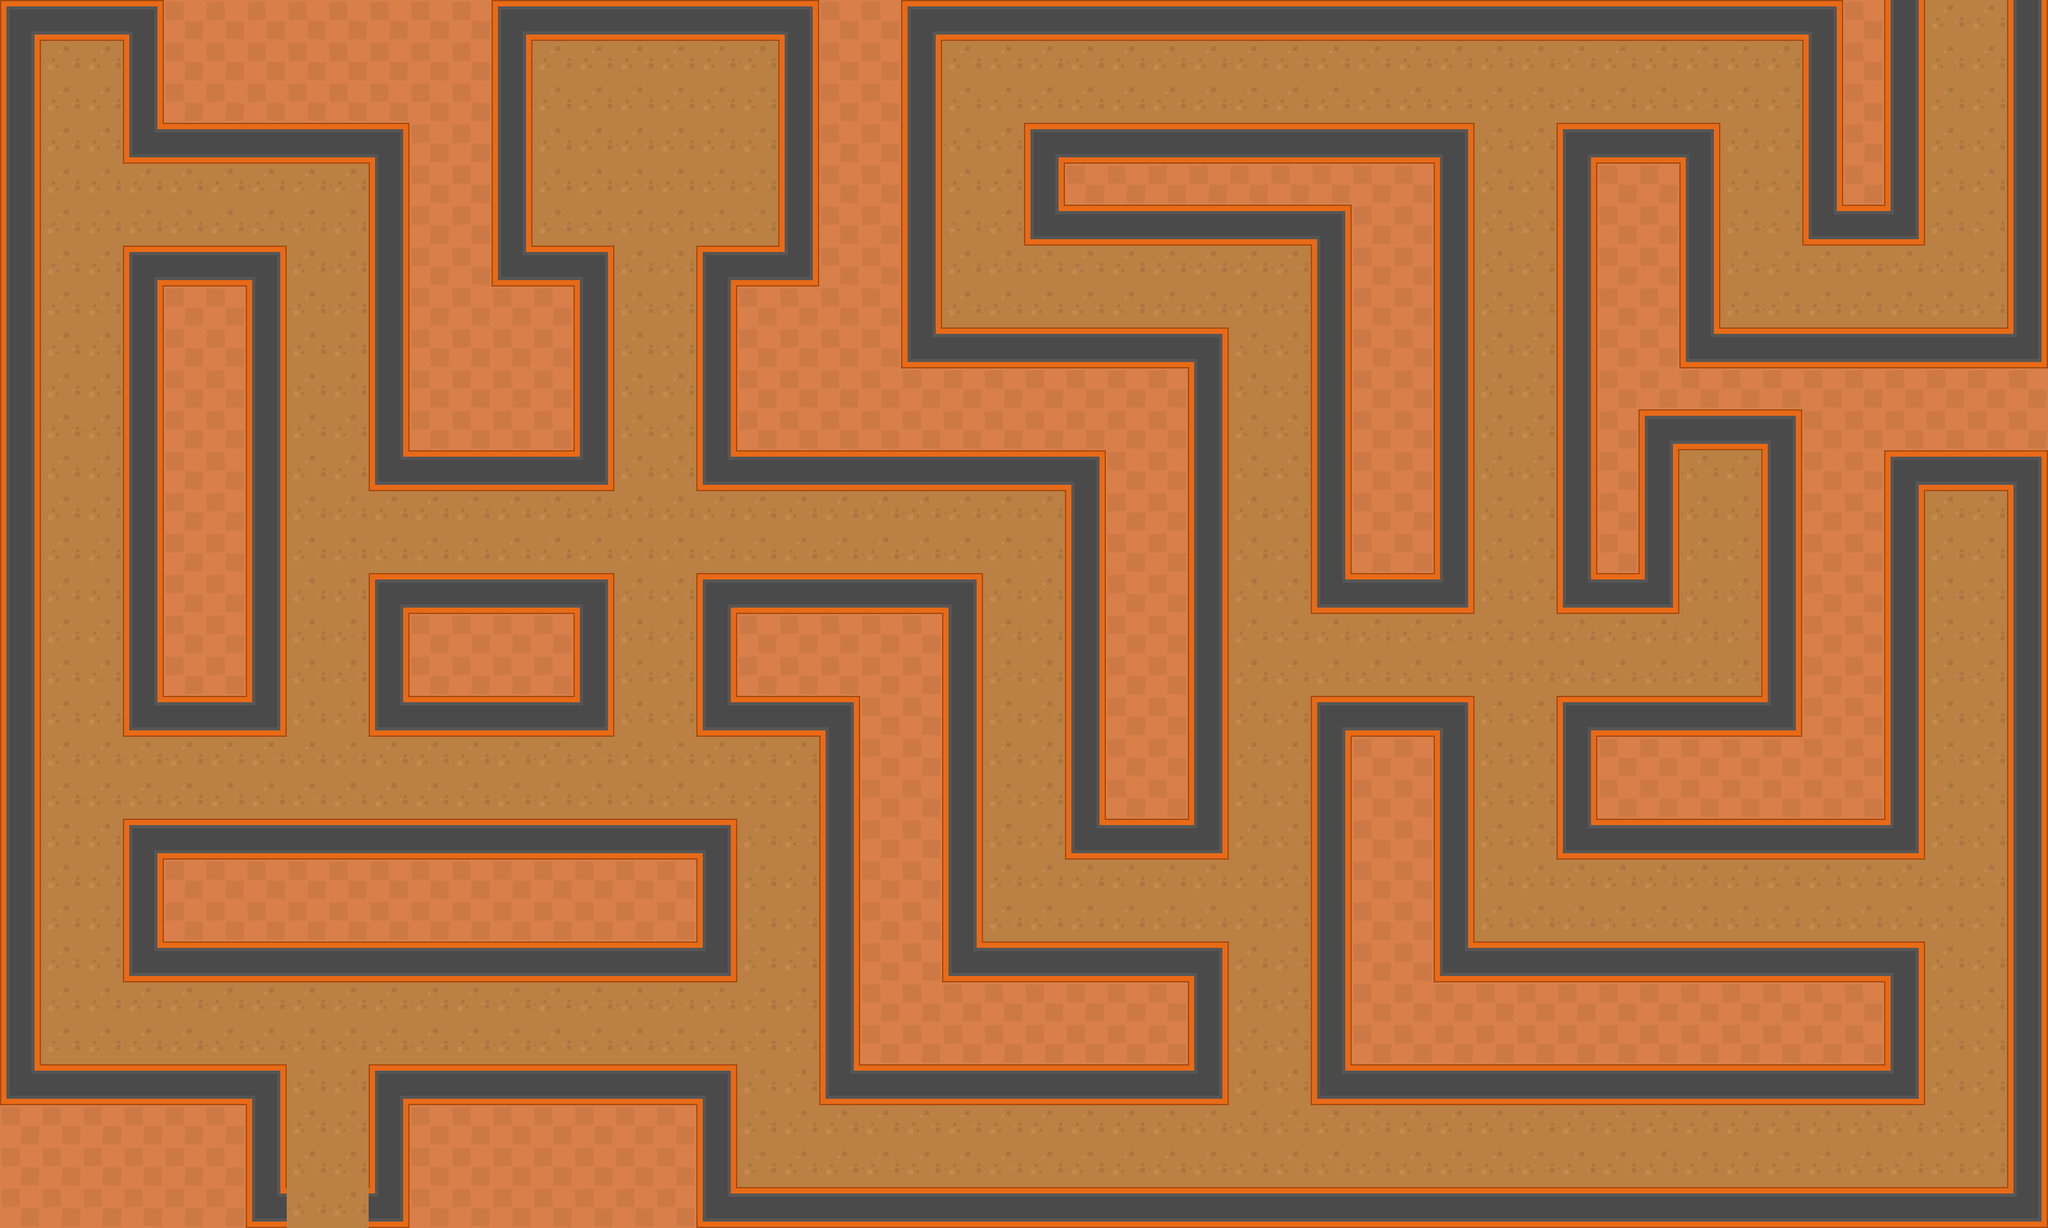

Below is a game level as drawn by its tile map, then a one-line description and the .tmx that defines it (tile-layer data replaced by summaries):
An orthogonal 50x30 tile map with 64x64 px tiles, 2 tile layers (sol, decor) and 97 objects (76x wall, 19x zombie, 2x door).

<map version="1.0" tiledversion="1.0.2" orientation="orthogonal" renderorder="right-down" width="50" height="30" tilewidth="64" tileheight="64" nextobjectid="199">
 <tileset firstgid="1" name="topdown" tilewidth="64" tileheight="64" spacing="10" tilecount="540" columns="27">
  <image source="../img/spritesheet_tiles.png" width="1988" height="1470" />
 </tileset>
 <layer name="sol" width="50" height="30">
  <data>[1500 cells, 1500 non-empty, 8 distinct tile ids]</data>
 </layer>
 <layer name="decor" width="50" height="30">
  <data>[1500 cells, 0 non-empty, 0 distinct tile ids]</data>
 </layer>
 <objectgroup name="wall">
  <object id="1" name="wall" x="1152" y="384" width="128" height="64" />
  <object id="60" name="wall" x="64" y="0" width="128" height="64" />
  <object id="61" name="wall" x="832" y="0" width="384" height="64" />
  <object id="62" name="wall" x="1472" y="0" width="1344" height="64" />
  <object id="63" name="wall" x="3136" y="0" width="64" height="576" />
  <object id="64" name="wall" x="2944" y="0" width="64" height="384" />
  <object id="65" name="wall" x="2496" y="192" width="128" height="64" />
  <object id="66" name="wall" x="2240" y="192" width="64" height="704" />
  <object id="67" name="wall" x="1664" y="192" width="576" height="64" />
  <object id="68" name="wall" x="1408" y="0" width="64" height="576" />
  <object id="69" name="wall" x="1216" y="0" width="64" height="384" />
  <object id="70" name="wall" x="768" y="0" width="64" height="384" />
  <object id="71" name="wall" x="192" y="0" width="64" height="192" />
  <object id="72" name="wall" x="192" y="192" width="384" height="64" />
  <object id="73" name="wall" x="2624" y="192" width="64" height="320" />
  <object id="74" name="wall" x="192" y="384" width="64" height="704" />
  <object id="75" name="wall" x="384" y="384" width="64" height="704" />
  <object id="76" name="wall" x="256" y="384" width="128" height="64" />
  <object id="77" name="wall" x="576" y="192" width="64" height="512" />
  <object id="78" name="wall" x="896" y="384" width="64" height="320" />
  <object id="79" name="wall" x="768" y="384" width="128" height="64" />
  <object id="80" name="wall" x="1088" y="384" width="64" height="320" />
  <object id="81" name="wall" x="1088" y="704" width="576" height="64" />
  <object id="82" name="wall" x="576" y="704" width="384" height="64" />
  <object id="83" name="wall" x="192" y="1088" width="256" height="64" />
  <object id="84" name="wall" x="640" y="896" width="256" height="64" />
  <object id="85" name="wall" x="576" y="1088" width="384" height="64" />
  <object id="86" name="wall" x="896" y="896" width="64" height="192" />
  <object id="87" name="wall" x="576" y="896" width="64" height="192" />
  <object id="88" name="wall" x="1088" y="896" width="384" height="64" />
  <object id="89" name="wall" x="1088" y="960" width="64" height="128" />
  <object id="90" name="wall" x="1088" y="1088" width="192" height="64" />
  <object id="91" name="wall" x="1472" y="896" width="64" height="640" />
  <object id="92" name="wall" x="1280" y="1088" width="64" height="576" />
  <object id="93" name="wall" x="1536" y="1472" width="320" height="64" />
  <object id="94" name="wall" x="1280" y="1664" width="640" height="64" />
  <object id="95" name="wall" x="1856" y="1472" width="64" height="192" />
  <object id="96" name="wall" x="1728" y="1280" width="192" height="64" />
  <object id="97" name="wall" x="1664" y="704" width="64" height="640" />
  <object id="98" name="wall" x="1856" y="512" width="64" height="768" />
  <object id="99" name="wall" x="1472" y="512" width="384" height="64" />
  <object id="100" name="wall" x="1600" y="192" width="64" height="128" />
  <object id="101" name="wall" x="1600" y="320" width="448" height="64" />
  <object id="102" name="wall" x="2048" y="320" width="64" height="576" />
  <object id="103" name="wall" x="2048" y="896" width="256" height="64" />
  <object id="104" name="wall" x="2432" y="192" width="64" height="768" />
  <object id="105" name="wall" x="2496" y="896" width="64" height="64" />
  <object id="106" name="wall" x="2560" y="640" width="64" height="320" />
  <object id="107" name="wall" x="2624" y="640" width="128" height="64" />
  <object id="108" name="wall" x="2752" y="640" width="64" height="512" />
  <object id="109" name="wall" x="2944" y="704" width="64" height="576" />
  <object id="110" name="wall" x="3008" y="704" width="128" height="64" />
  <object id="111" name="wall" x="3136" y="704" width="64" height="1152" />
  <object id="112" name="wall" x="2944" y="1536" width="64" height="128" />
  <object id="113" name="wall" x="2432" y="1280" width="576" height="64" />
  <object id="114" name="wall" x="2496" y="1088" width="256" height="64" />
  <object id="115" name="wall" x="2432" y="1088" width="64" height="192" />
  <object id="116" name="wall" x="2240" y="1088" width="64" height="384" />
  <object id="117" name="wall" x="2112" y="1088" width="128" height="64" />
  <object id="118" name="wall" x="2048" y="1088" width="64" height="576" />
  <object id="119" name="wall" x="2240" y="1472" width="768" height="64" />
  <object id="120" name="wall" x="2048" y="1664" width="960" height="64" />
  <object id="121" name="wall" x="1088" y="1856" width="2112" height="64" />
  <object id="122" name="wall" x="1088" y="1664" width="64" height="192" />
  <object id="123" name="wall" x="640" y="1664" width="448" height="64" />
  <object id="124" name="wall" x="576" y="1664" width="64" height="256" />
  <object id="126" name="wall" x="384" y="1664" width="64" height="256" />
  <object id="127" name="wall" x="0" y="1664" width="384" height="64" />
  <object id="128" name="wall" x="192" y="1472" width="960" height="64" />
  <object id="129" name="wall" x="256" y="1280" width="832" height="64" />
  <object id="130" name="wall" x="1088" y="1280" width="64" height="192" />
  <object id="131" name="wall" x="192" y="1280" width="64" height="192" />
  <object id="132" name="wall" x="0" y="0" width="64" height="1664" />
  <object id="133" name="wall" x="2624" y="512" width="512" height="64" />
  <object id="134" name="wall" x="2880" y="320" width="64" height="64" />
  <object id="168" name="wall" x="2816" y="0" width="64" height="384" />
 </objectgroup>
 <objectgroup name="enemy">
  <object id="170" name="zombie" x="2240" y="64" width="64" height="64" />
  <object id="175" name="zombie" x="3072" y="960" width="64" height="64" />
  <object id="176" name="zombie" x="3008" y="896" width="64" height="64" />
  <object id="177" name="zombie" x="3072" y="832" width="64" height="64" />
  <object id="178" name="zombie" x="3008" y="832" width="64" height="64" />
  <object id="179" name="zombie" x="3008" y="960" width="64" height="64" />
  <object id="180" name="zombie" x="3072" y="896" width="64" height="64" />
  <object id="182" name="zombie" x="2816" y="1344" width="64" height="64" />
  <object id="183" name="zombie" x="2688" y="832" width="64" height="64" />
  <object id="184" name="zombie" x="1984" y="384" width="64" height="64" />
  <object id="185" name="zombie" x="1024" y="704" width="64" height="64" />
  <object id="186" name="zombie" x="1600" y="832" width="64" height="64">
   <properties>
    <property name="green" type="color" value="#ff00ff00" />
   </properties>
  </object>
  <object id="187" name="zombie" x="448" y="640" width="64" height="64" />
  <object id="188" name="zombie" x="512" y="768" width="64" height="64" />
  <object id="189" name="zombie" x="1024" y="1088" width="64" height="64" />
  <object id="190" name="zombie" x="512" y="1664" width="64" height="64" />
  <object id="191" name="zombie" x="128" y="1536" width="64" height="64" />
  <object id="192" name="zombie" x="128" y="896" width="64" height="64" />
  </objectgroup>
 <objectgroup name="item">
  <!-- 2 objects omitted --></objectgroup>
</map>
<!-- 3 of 97 objects omitted -->
